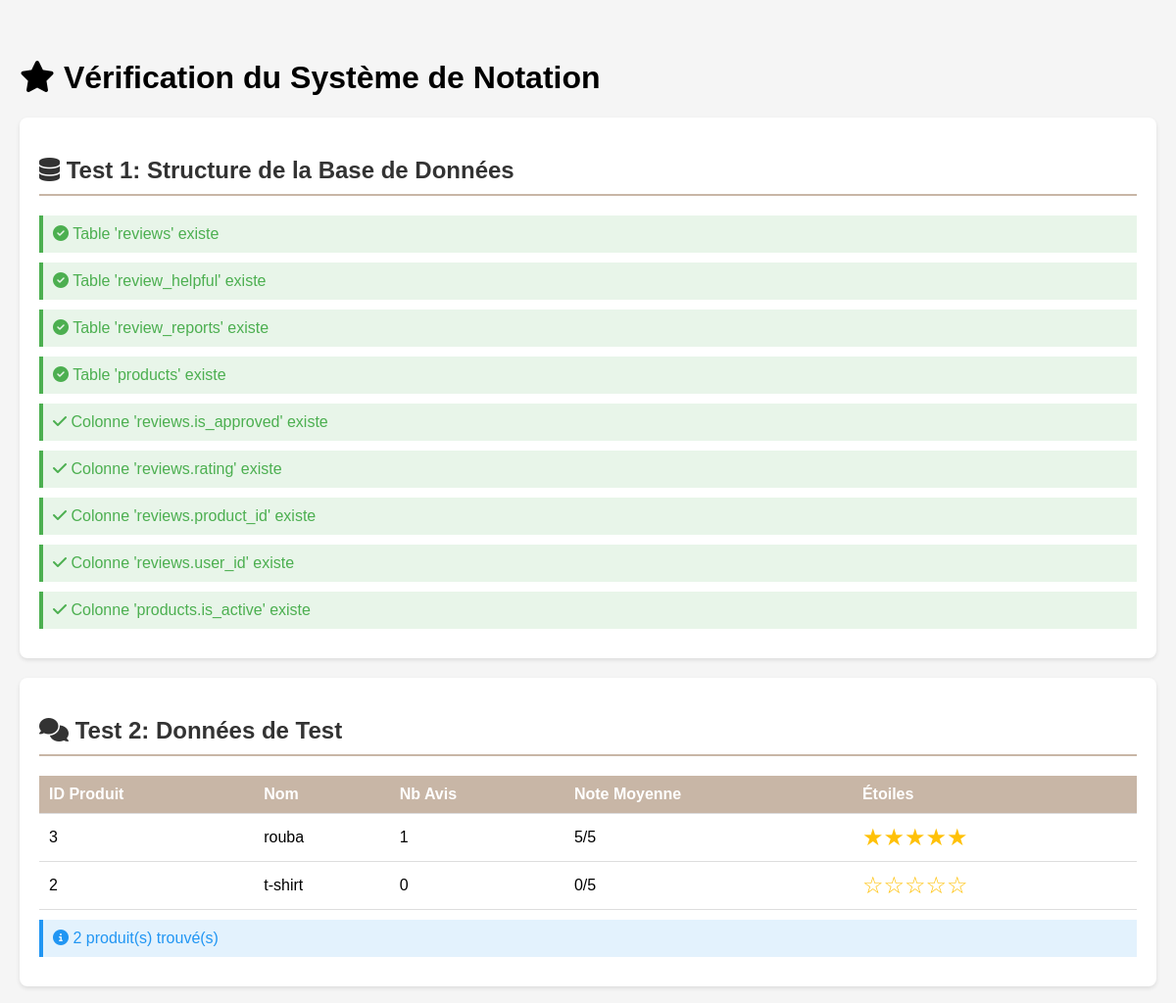
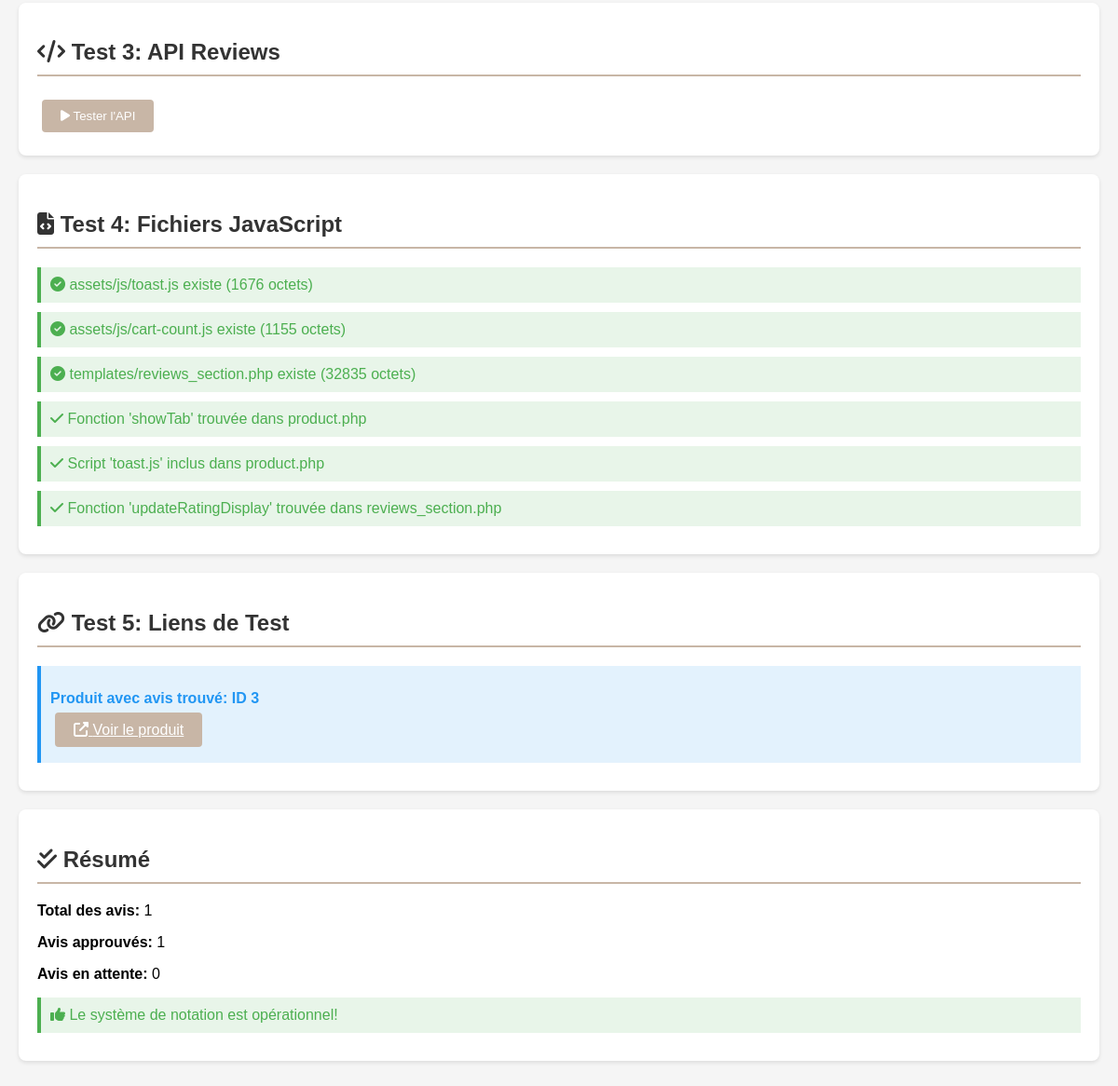
Page /verify_rating_system.php on the committed database (2 pictures, top to bottom).
### tables this page shows
CREATE TABLE `products` (
  `product_id` int(11) NOT NULL,
  `name` varchar(200) NOT NULL,
  `slug` varchar(200) NOT NULL,
  `description` text DEFAULT NULL,
  `short_description` varchar(500) DEFAULT NULL,
  `price` decimal(10,2) NOT NULL,
  `compare_price` decimal(10,2) DEFAULT NULL,
  `cost_price` decimal(10,2) DEFAULT NULL,
  `sku` varchar(100) DEFAULT NULL,
  `stock_quantity` int(11) NOT NULL DEFAULT 0,
  `min_stock_level` int(11) DEFAULT 5,
  `category_id` int(11) NOT NULL,
  `image_url` varchar(255) NOT NULL,
  `additional_images` longtext DEFAULT NULL CHECK (json_valid(`additional_images`)),
  `is_featured` tinyint(1) DEFAULT 0,
  `is_active` tinyint(1) DEFAULT 1,
  `weight` decimal(8,2) DEFAULT NULL,
  `dimensions` varchar(100) DEFAULT NULL,
  `tags` varchar(500) DEFAULT NULL,
  `meta_title` varchar(200) DEFAULT NULL,
  `meta_description` varchar(300) DEFAULT NULL,
  `view_count` int(11) DEFAULT 0,
  `created_at` timestamp NOT NULL DEFAULT current_timestamp(),
  `updated_at` timestamp NOT NULL DEFAULT current_timestamp() ON UPDATE current_timestamp()
);

### verify_rating_system.php (the view, shortened to what this page needs)
<!DOCTYPE html>
<html lang="fr">
<head>
    <link rel="stylesheet" href="https://cdnjs.cloudflare.com/ajax/libs/font-awesome/6.4.0/css/all.min.css">
</head>
<body>
    <h1><i class="fas fa-star"></i> Vérification du Système de Notation</h1>
    <div class="test-section">
        <h2><i class="fas fa-database"></i> Test 1: Structure de la Base de Données</h2>
        <?php
        include 'config/database.php';
        $tables_to_check = ['reviews', 'review_helpful', 'review_reports', 'products'];
        foreach ($tables_to_check as $table) {
            $query = "SHOW TABLES LIKE '$table'";
            $result = mysqli_query($cnx, $query);
            if (mysqli_num_rows($result) > 0) {
                echo "<div class='success'><i class='fas fa-check-circle'></i> Table '$table' existe</div>";
            } else {
                echo "<div class='error'><i class='fas fa-times-circle'></i> Table '$table' n'existe PAS</div>";
                $all_ok = false;
            }
        }
        $columns_check = [
            'reviews' => ['is_approved', 'rating', 'product_id', 'user_id'],
            'products' => ['is_active']
        ];
        foreach ($columns_check as $table => $columns) {
            foreach ($columns as $column) {
                $query = "SHOW COLUMNS FROM $table LIKE '$column'";
                $result = mysqli_query($cnx, $query);
                if (mysqli_num_rows($result) > 0) {
                    echo "<div class='success'><i class='fas fa-check'></i> Colonne '$table.$column' existe</div>";
                } else {
                    echo "<div class='error'><i class='fas fa-times'></i> Colonne '$table.$column' n'existe PAS</div>";
                    $all_ok = false;
                }
            }
        }
        ?>
    </div>
    <div class="test-section">
        <h2><i class="fas fa-comments"></i> Test 2: Données de Test</h2>
        <?php
        $query = "SELECT p.product_id, p.name, COUNT(r.id) as review_count, AVG(r.rating) as avg_rating
                  FROM products p
                  LEFT JOIN reviews r ON p.product_id = r.product_id AND r.is_approved = 1
                  WHERE p.is_active = 1
                  GROUP BY p.product_id
                  ORDER BY review_count DESC
                  LIMIT 5";
        $result = mysqli_query($cnx, $query);
        if (mysqli_num_rows($result) > 0) {
            echo "<table>";
            echo "<tr><th>ID Produit</th><th>Nom</th><th>Nb Avis</th><th>Note Moyenne</th><th>Étoiles</th></tr>";
            while ($row = mysqli_fetch_assoc($result)) {
                $avg = $row['avg_rating'] ? round($row['avg_rating'], 1) : 0;
                $stars = '';
                for ($i = 1; $i <= 5; $i++) {
                    $stars .= $i <= $avg ? '★' : '☆';
                }
                echo "<tr>";
                echo "<td>{$row['product_id']}</td>";
                echo "<td>" . htmlspecialchars($row['name']) . "</td>";
                echo "<td>{$row['review_count']}</td>";
                echo "<td>{$avg}/5</td>";
                echo "<td class='stars'>{$stars}</td>";
                echo "</tr>";
            }
            echo "</table>";
            echo "<div class='info'><i class='fas fa-info-circle'></i> " . mysqli_num_rows($result) . " produit(s) trouvé(s)</div>";
        } else {
            echo "<div class='error'><i class='fas fa-exclamation-triangle'></i> Aucun produit trouvé</div>";
        }
        ?>
    </div>
    <div class="test-section">
        <h2><i class="fas fa-code"></i> Test 3: API Reviews</h2>
        <button class="btn" onclick="testAPI()"><i class="fas fa-play"></i> Tester l'API</button>
    </div>
    <div class="test-section">
        <h2><i class="fas fa-file-code"></i> Test 4: Fichiers JavaScript</h2>
        <?php
        $js_files = [
            'assets/js/toast.js',
            'assets/js/cart-count.js',
            'templates/reviews_section.php'
        ];
        foreach ($js_files as $file) {
            if (file_exists($file)) {
                $size = filesize($file);
                echo "<div class='success'><i class='fas fa-check-circle'></i> $file existe ($size octets)</div>";
            } else {
                echo "<div class='error'><i class='fas fa-times-circle'></i> $file n'existe PAS</div>";
            }
        }
        $product_content = file_get_contents('product.php');
        if (strpos($product_content, 'function showTab') !== false) {
            echo "<div class='success'><i class='fas fa-check'></i> Fonction 'showTab' trouvée dans product.php</div>";
        }
        if (strpos($product_content, 'toast.js') !== false) {
            echo "<div class='success'><i class='fas fa-check'></i> Script 'toast.js' inclus dans product.php</div>";
        }
        $reviews_content = file_get_contents('templates/reviews_section.php');
        if (strpos($reviews_content, 'function updateRatingDisplay') !== false) {
            echo "<div class='success'><i class='fas fa-check'></i> Fonction 'updateRatingDisplay' trouvée dans reviews_section.php</div>";
        } else {
            echo "<div class='error'><i class='fas fa-times'></i> Fonction 'updateRatingDisplay' NON trouvée dans reviews_section.php</div>";
        }
        ?>
    </div>
    <div class="test-section">
        <h2><i class="fas fa-link"></i> Test 5: Liens de Test</h2>
        <?php
        $query = "SELECT p.product_id FROM products p
                  INNER JOIN reviews r ON p.product_id = r.product_id
                  WHERE p.is_active = 1 AND r.is_approved = 1
                  LIMIT 1";
        $result = mysqli_query($cnx, $query);
        $product = mysqli_fetch_assoc($result);
        if ($product) {
            $product_id = $product['product_id'];
            echo "<div class='info'>";
            echo "<p><strong>Produit avec avis trouvé: ID $product_id</strong></p>";
            echo "<p><a href='product.php?id=$product_id' target='_blank' class='btn'>";
            echo "<i class='fas fa-external-link-alt'></i> Voir le produit</a></p>";
            echo "</div>";
        } else {
            echo "<div class='error'><i class='fas fa-exclamation-triangle'></i> Aucun produit avec avis approuvés trouvé</div>";
        }
        ?>
    </div>
    <div class="test-section">
        <h2><i class="fas fa-check-double"></i> Résumé</h2>
        <div id="summary">
            <?php
            $total_reviews = mysqli_fetch_assoc(mysqli_query($cnx, "SELECT COUNT(*) as count FROM reviews"))['count'];
            $approved_reviews = mysqli_fetch_assoc(mysqli_query($cnx, "SELECT COUNT(*) as count FROM reviews WHERE is_approved = 1"))['count'];
            $pending_reviews = $total_reviews - $approved_reviews;
            echo "<p><strong>Total des avis:</strong> $total_reviews</p>";
            echo "<p><strong>Avis approuvés:</strong> $approved_reviews</p>";
            echo "<p><strong>Avis en attente:</strong> $pending_reviews</p>";
            if ($approved_reviews > 0) {
                echo "<div class='success'><i class='fas fa-thumbs-up'></i> Le système de notation est opérationnel!</div>";
            } else {
                echo "<div class='info'><i class='fas fa-info-circle'></i> Système prêt mais aucun avis approuvé. Créez des avis de test.</div>";
                echo "<button class='btn' onclick='createTestReviews()'><i class='fas fa-plus'></i> Créer des Avis de Test</button>";
            }
            ?>
        </div>
    </div>
</body>
</html>

### verify_rating_system.php (style rules this page uses)
body { font-family: Arial, sans-serif; max-width: 1200px; margin: 20px auto; padding: 20px; background: #f5f5f5; }
.test-section { background: white; padding: 20px; margin: 20px 0; border-radius: 8px; box-shadow: 0 2px 4px rgba(0,0,0,0.1); }
.test-section h2 { color: #333; border-bottom: 2px solid #C8B6A6; padding-bottom: 10px; }
.success { color: #4CAF50; padding: 10px; background: #e8f5e9; border-left: 4px solid #4CAF50; margin: 10px 0; }
.info { color: #2196F3; padding: 10px; background: #e3f2fd; border-left: 4px solid #2196F3; margin: 10px 0; }
.stars { font-size: 24px; color: #ffc107; }
table { width: 100%; border-collapse: collapse; margin: 10px 0; }
table th, table td { padding: 10px; text-align: left; border-bottom: 1px solid #ddd; }
table th { background: #C8B6A6; color: white; }
.btn { background: #C8B6A6; color: white; padding: 10px 20px; border: none; border-radius: 4px; cursor: pointer; margin: 5px; }

### rows in the picture
products: product_id "3", name "rouba", review_count "1", avg "5", stars "★★★★★"
products: product_id "2", name "t-shirt", review_count "0", avg "0", stars "☆☆☆☆☆"

### other values in the picture
$table "reviews"
$table "review_helpful"
$table "review_reports"
$table "products"
$column "is_approved"
$column "rating"
$column "product_id"
$column "user_id"
$column "is_active"
mysqli_num_rows($result) "2"
$file "assets/js/toast.js"
$size "1676"
$file "assets/js/cart-count.js"
$size "1155"
$file "templates/reviews_section.php"
